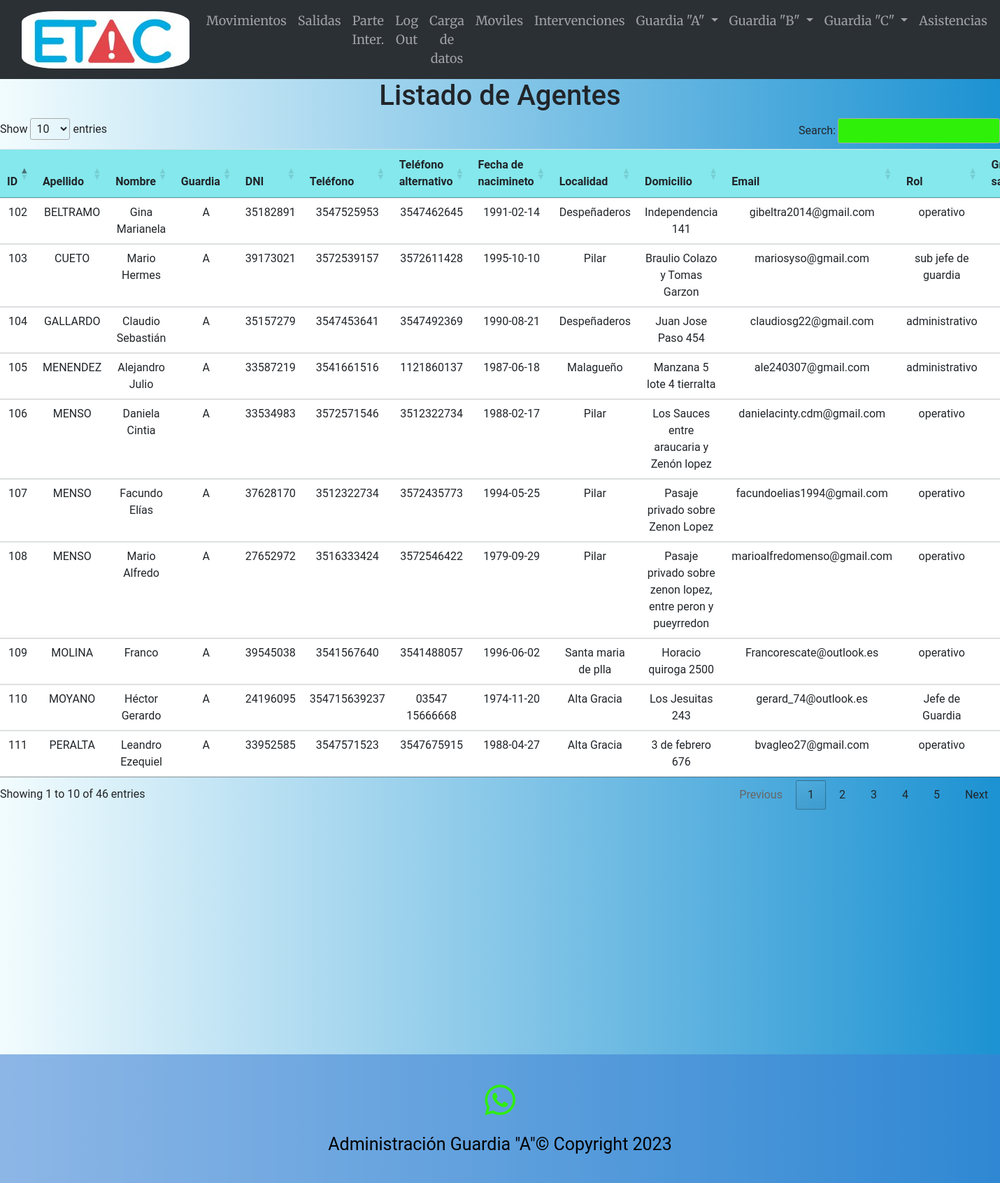
/guardiaA (signed in), run on an earlier commit of the app's database.
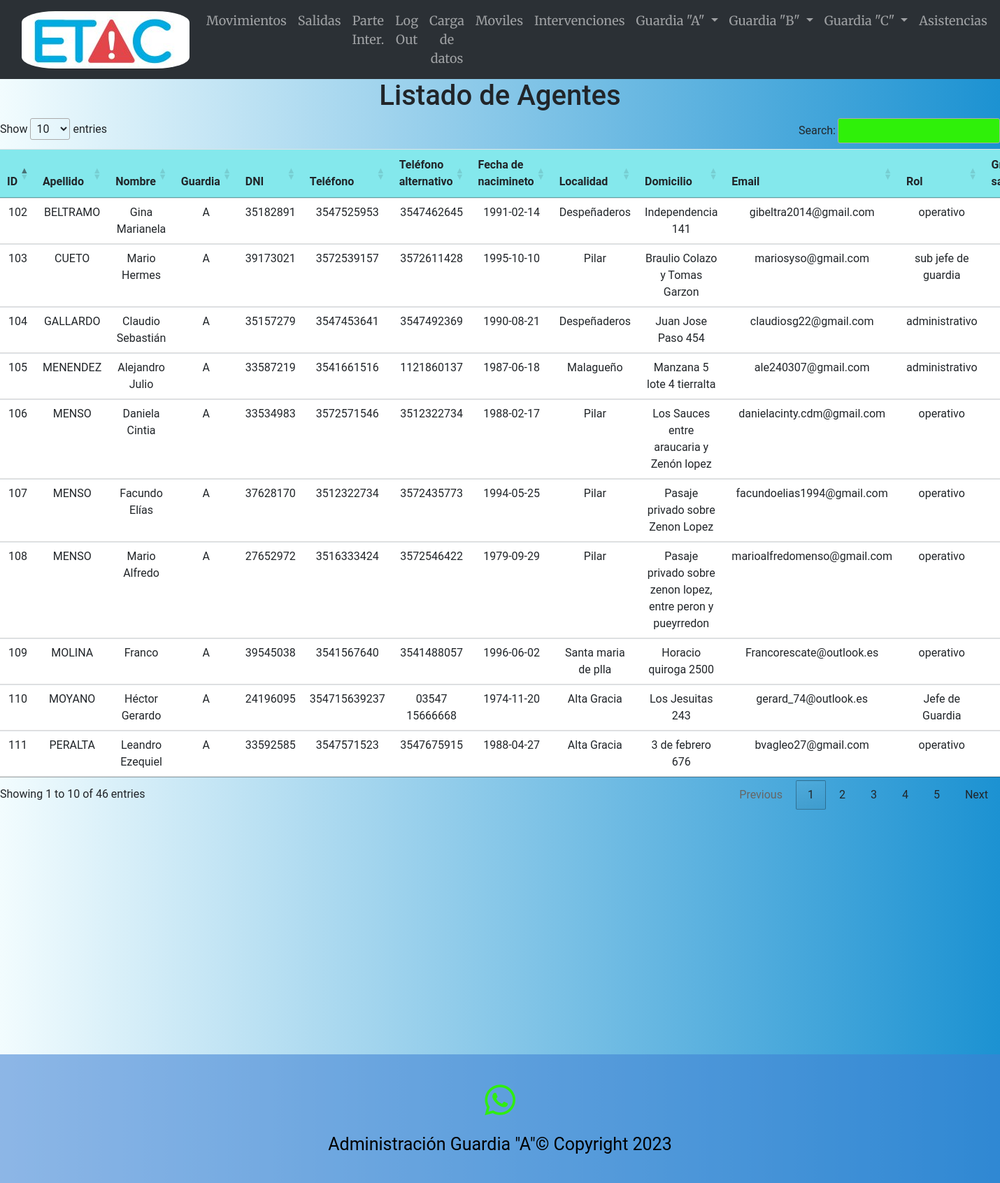
And on a later commit of the database.
### main.py (models this page shows)
    class Agentes(db.Model):
        id_agente = db.Column(db.Integer, primary_key=True, unique=True)
        apellido = db.Column(db.String(100))
        nombre = db.Column(db.String(100))
        guardia = db.Column(db.String(10))
        dni = db.Column(db.Integer)
        telefono = db.Column(db.Integer)
        telefono_alternativo = db.Column(db.Integer)
        Fecha_nacimiento = db.Column(db.Date)
        localidad = db.Column(db.String(100))
        domicilio = db.Column(db.String(300))
        email = db.Column(db.String(100))
        Rol = db.Column(db.String(100))
        Grupo_sanguineo = db.Column(db.String(100))
        Alergia = db.Column(db.String(100))
        Camada = db.Column(db.String(10))
        Bombero = db.Column(db.String(1000))
        registro = db.Column(db.String(1000))

### main.py (the view)
@app.route('/guardiaA', methods=["GET", "POST"])
@login_required
def guardiaA():
    agentesA = Agentes.query.filter(Agentes.guardia == 'A').order_by(Agentes.id_agente).all()
    return render_template("guardiaA.html", lista_agentes=agentesA)

### main.py (called while the page is built)
@login_manager.user_loader
def load_user(user_id):
    return User.query.get(int(user_id))

### templates/guardiaA.html (shortened to what this page needs)
{% extends "base.html" %}
{% block content %}
<h1>Listado de Agentes</h1>
{% if lista_agentes %}
    <table class="tabla_agentes table table-responsive" id="agentesTable">
        <thead>
            <tr>
                <th>ID</th>
                <th>Apellido</th>
                <th>Nombre</th>
                <th>Guardia</th>
                <th>DNI</th>
                <th>Teléfono</th>
                <th>Teléfono alternativo</th>
                <th>Fecha de nacimineto</th>
                <th>Localidad</th>
                <th>Domicilio</th>
                <th>Email</th>
                <th>Rol</th>
                <th>Grupo sanguineo</th>
            </tr>
        </thead>
        <tbody>
            {% for agente in lista_agentes %}
                <tr>
                    <td>{{ agente.id_agente }}</td>
                    <td>{{ agente.apellido }}</td>
                    <td>{{ agente.nombre }}</td>
                    <td>{{ agente.guardia }}</td>
                    <td>{{ agente.dni }}</td>
                    <td>{{ agente.telefono }}</td>
                    <td>{{ agente.telefono_alternativo }}</td>
                    <td>{{ agente.Fecha_nacimiento }}</td>
                    <td>{{ agente.localidad }}</td>
                    <td>{{ agente.domicilio }}</td>
                    <td>{{ agente.email }}</td>
                    <td>{{ agente.Rol }}</td>
                    <td>{{ agente.Grupo_sanguineo }}</td>
                </tr>
            {% endfor %}
        </tbody>
    </table>
    {% else %}
        <p>No hay agentes registrados.</p>
    {% endif %}
{% endblock %}

### templates/base.html (shortened to what this page needs)
<!DOCTYPE html>
<html lang="es">
<head>
  <link rel="stylesheet" href="sweetalert2.min.css">
    <link rel="stylesheet" type="text/css" href="https://cdn.datatables.net/1.11.5/css/jquery.dataTables.css">
  <link href="https://cdn.jsdelivr.net/npm/bootstrap@5.3.0-alpha3/dist/css/bootstrap.min.css" rel="stylesheet">
   <link rel="stylesheet" href="https://stackpath.bootstrapcdn.com/bootstrap/4.5.2/css/bootstrap.min.css">
  <link rel="stylesheet" href="{{ url_for('static', filename='style.css') }}">
</head>
<body>
<header>
  <nav class="navbar navbar-expand-lg bg-body-tertiary" data-bs-theme='dark'>
    <div class="container-fluid">
      <a class="navbar-brand" href="{{ url_for('index') }}">
        <img class="logo" src="../static/img/logoetac.png">
      </a>
      <div class="collapse navbar-collapse" id="navbarNav">
        <ul class="navbar-nav">
            <li class="nav-item">
            <a class="nav-link" href="movimientos">Movimientos</a>
          </li>
            <li class="nav-item">
            <a class="nav-link" href="salidas">Salidas</a>
          </li>
            <li class="nav-item">
            <a class="nav-link" href="registrar_parte">Parte Inter.</a>
          </li>
          {% if current_user.is_authenticated %}
          <li class="nav-item">
            <a class="nav-link" href="{{ url_for('logout') }}">Log Out</a>
          </li>
          <li class="nav-item">
            <a class="nav-link" href="{{ url_for('secrets') }}">Carga de datos</a>
          </li>
            <li class="nav-item">
            <a class="nav-link" href="{{ url_for('moviles') }}">Moviles</a>
          </li>
            <li class="nav-item">
            <a class="nav-link" href="{{ url_for('partes') }}">Intervenciones</a>
          </li>
            <li class="nav-item dropdown">
    <a class="nav-link dropdown-toggle" href="#" id="guardiaADropdown" role="button" data-bs-toggle="dropdown" aria-haspopup="true" aria-expanded="false">
        Guardia "A"
    </a>
</li>
<li class="nav-item dropdown">
    <a class="nav-link dropdown-toggle" href="#" id="guardiaBDropdown" role="button" data-bs-toggle="dropdown" aria-haspopup="true" aria-expanded="false">
        Guardia "B"
    </a>
</li>
<li class="nav-item dropdown">
    <a class="nav-link dropdown-toggle" href="#" id="guardiaCDropdown" role="button" data-bs-toggle="dropdown" aria-haspopup="true" aria-expanded="false">
        Guardia "C"
    </a>
</li>
            <li class="nav-item">
            <a class="nav-link" href="{{ url_for('asistencias') }}">Asistencias</a>
          </li>
          {% endif %}
        </ul>
      </div>
    </div>
  </nav>
</header>
{% block content %}
{% endblock %}
<footer class="piepag" id="white-seccion footer">
    <a href="https://api.whatsapp.com/send?phone=5493513946728" target="_blank"><i class="icono-final fa-brands fa-whatsapp fa-2x"></i></a>
        <p class="creditos">Administración Guardia "A"© Copyright 2023</p>
</footer>
</body>
</html>

### static/style.css (style rules this page uses)
body { background: #1c92d2; background: -webkit-linear-gradient(to right, #f2fcfe, #1c92d2); background: linear-gradient(to right, #f2fcfe, #1c92d2); text-align:center; font-family:"Roboto"; }
.logo { border-radius: 20%; }
header { font-size:18px; font-family:"Merriweather"; }
table { width: 100%; border-collapse: collapse; margin-bottom: 20px; }
th { background-color: #f2f2f2; text-align: left; padding: 10px; }
td { padding: 10px; border-bottom: 1px solid #ddd; }
tr:nth-child(odd) { background-color: #84E8EC; }
.tabla_agentes th { background-color: #84E8EC; text-align: left; padding: 10px; }
.tabla_agentes td { padding: 10px; border-bottom: 1px solid #ddd; }
.tabla_agentes tr:nth-child(odd) { background-color: #84E8EC; }
.piepag { color:black; margin-top: 350px; background-color:#3f80d58f; font-size:25px; padding:20px; }
.icono-final { margin: 20px; color:#30ED10; }

What changed in the data, as far as the page shows it:
changed Agentes "PERALTA": dni "33952585" → "33592585"
